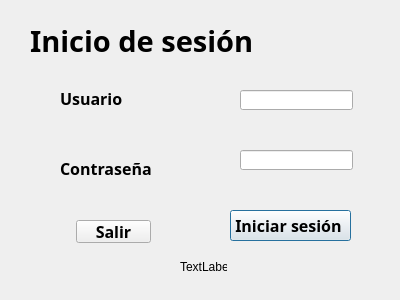
<?xml version="1.0" encoding="UTF-8"?>
<ui version="4.0">
 <class>Dialog</class>
 <widget class="QDialog" name="Dialog">
  <property name="geometry">
   <rect>
    <x>0</x>
    <y>0</y>
    <width>400</width>
    <height>300</height>
   </rect>
  </property>
  <property name="windowTitle">
   <string>Dialog</string>
  </property>
  <widget class="QLineEdit" name="User">
   <property name="geometry">
    <rect>
     <x>240</x>
     <y>90</y>
     <width>113</width>
     <height>20</height>
    </rect>
   </property>
  </widget>
  <widget class="QLineEdit" name="Contra">
   <property name="geometry">
    <rect>
     <x>240</x>
     <y>150</y>
     <width>113</width>
     <height>20</height>
    </rect>
   </property>
  </widget>
  <widget class="QLabel" name="label">
   <property name="geometry">
    <rect>
     <x>60</x>
     <y>90</y>
     <width>71</width>
     <height>16</height>
    </rect>
   </property>
   <property name="font">
    <font>
     <family>Century Gothic</family>
     <pointsize>12</pointsize>
     <weight>75</weight>
     <bold>true</bold>
    </font>
   </property>
   <property name="text">
    <string>Usuario</string>
   </property>
  </widget>
  <widget class="QLabel" name="label_2">
   <property name="geometry">
    <rect>
     <x>60</x>
     <y>160</y>
     <width>101</width>
     <height>16</height>
    </rect>
   </property>
   <property name="font">
    <font>
     <family>Century Gothic</family>
     <pointsize>12</pointsize>
     <weight>75</weight>
     <bold>true</bold>
    </font>
   </property>
   <property name="text">
    <string>Contraseña</string>
   </property>
  </widget>
  <widget class="QLabel" name="label_3">
   <property name="geometry">
    <rect>
     <x>30</x>
     <y>20</y>
     <width>231</width>
     <height>41</height>
    </rect>
   </property>
   <property name="font">
    <font>
     <family>Century Gothic</family>
     <pointsize>22</pointsize>
     <weight>75</weight>
     <bold>true</bold>
    </font>
   </property>
   <property name="text">
    <string>Inicio de sesión</string>
   </property>
  </widget>
  <widget class="QPushButton" name="butInicio">
   <property name="geometry">
    <rect>
     <x>230</x>
     <y>210</y>
     <width>121</width>
     <height>31</height>
    </rect>
   </property>
   <property name="font">
    <font>
     <family>Century Gothic</family>
     <pointsize>12</pointsize>
     <weight>75</weight>
     <bold>true</bold>
    </font>
   </property>
   <property name="text">
    <string>Iniciar sesión </string>
   </property>
  </widget>
  <widget class="QPushButton" name="butSalir">
   <property name="geometry">
    <rect>
     <x>76</x>
     <y>220</y>
     <width>75</width>
     <height>23</height>
    </rect>
   </property>
   <property name="font">
    <font>
     <family>Century Gothic</family>
     <pointsize>12</pointsize>
     <weight>75</weight>
     <bold>true</bold>
    </font>
   </property>
   <property name="text">
    <string>Salir</string>
   </property>
  </widget>
  <widget class="QLabel" name="estado">
   <property name="geometry">
    <rect>
     <x>180</x>
     <y>260</y>
     <width>47</width>
     <height>13</height>
    </rect>
   </property>
   <property name="text">
    <string>TextLabel</string>
   </property>
  </widget>
 </widget>
 <resources/>
 <connections/>
</ui>
